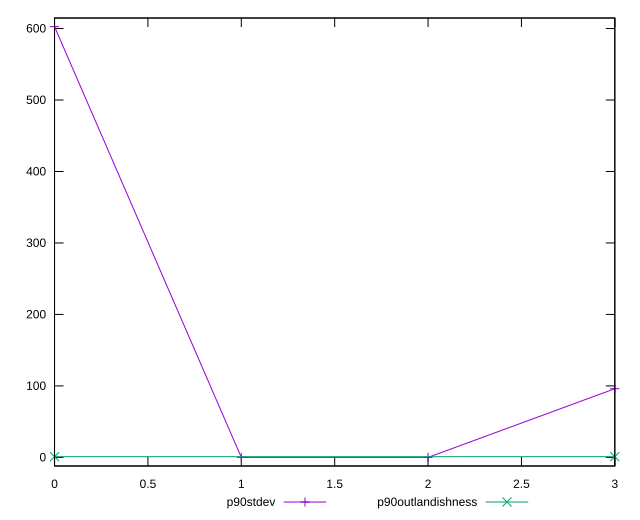

The script that saved this image:
reset

$p90Stdev <<EOF
0 602.6720435884948
1 0
2 0
3 96.10735094826214
EOF

$p90Outlandishness <<EOF
0 0.991103574519268
3 0.9811517102593627
EOF

set key outside below
set xrange [0:3]
set yrange [-12.053440871769897:614.7254844602647]
set trange [-12.053440871769897:614.7254844602647]
set terminal svg size 640, 520 enhanced background rgb 'white'
set output "reports/report_00030_2021-02-24T20-42-31.540Z/unused-javascript/progression/stddev.svg"

plot $p90Stdev title "p90stdev" with linespoints, \
     $p90Outlandishness title "p90outlandishness" with linespoints

reset
